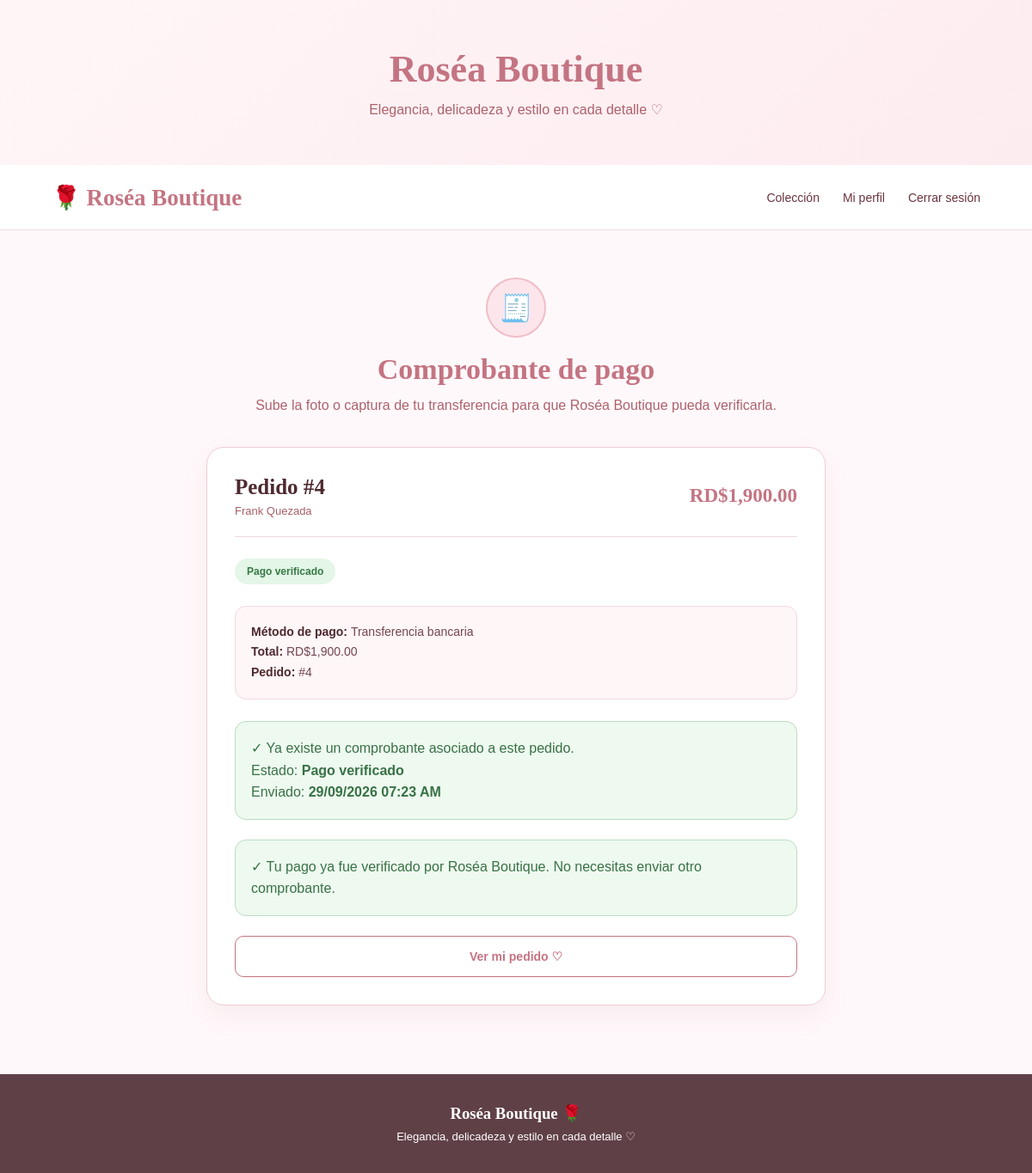
Page /subir_comprobante.php?id=4 (signed in) on the committed database.
### tables this page shows
CREATE TABLE `pedidos` (
  `id_pedido` int(11) NOT NULL,
  `id_usuario` int(11) NOT NULL,
  `fecha_pedido` timestamp NOT NULL DEFAULT current_timestamp(),
  `total` decimal(10,2) NOT NULL,
  `estado` enum('pendiente','procesando','enviado','entregado','cancelado') NOT NULL DEFAULT 'pendiente',
  `telefono` varchar(20) DEFAULT NULL,
  `provincia` varchar(100) DEFAULT NULL,
  `ciudad` varchar(100) DEFAULT NULL,
  `direccion` varchar(255) DEFAULT NULL,
  `referencia` varchar(255) DEFAULT NULL,
  `metodo_entrega` enum('delivery','retiro') DEFAULT NULL,
  `metodo_pago` enum('efectivo','transferencia') DEFAULT NULL,
  `empresa_envio` varchar(100) DEFAULT NULL,
  `comprobante_pago` varchar(255) DEFAULT NULL,
  `estado_pago` enum('pendiente','verificado','rechazado') NOT NULL DEFAULT 'pendiente',
  `fecha_comprobante` datetime DEFAULT NULL,
  `fecha_envio` datetime DEFAULT NULL,
  `codigo_seguimiento` varchar(100) DEFAULT NULL
);

CREATE TABLE `usuarios` (
  `id_usuario` int(11) NOT NULL,
  `nombre` varchar(100) NOT NULL,
  `apellido` varchar(100) NOT NULL,
  `email` varchar(150) NOT NULL,
  `password` varchar(255) NOT NULL,
  `rol` enum('cliente','admin') NOT NULL DEFAULT 'cliente',
  `fecha_registro` timestamp NOT NULL DEFAULT current_timestamp()
);

### subir_comprobante.php (the view, shortened to what this page needs)
<?php
require_once __DIR__ . '/config/conexion.php';
$id_usuario = (int)$_SESSION['id_usuario'];
$id_pedido = isset($_GET['id'])
    ? (int)$_GET['id']
    : (
        isset($_POST['id_pedido'])
            ? (int)$_POST['id_pedido']
            : 0
    );
try {
    $sqlPedido = "
        SELECT
            p.id_pedido,
            p.id_usuario,
            p.fecha_pedido,
            p.total,
            p.estado,
            p.metodo_pago,
            p.comprobante_pago,
            p.estado_pago,
            p.fecha_comprobante,
            u.nombre,
            u.apellido,
            u.email
        FROM pedidos p
        INNER JOIN usuarios u
            ON p.id_usuario = u.id_usuario
        WHERE
            p.id_pedido = :id_pedido
            AND p.id_usuario = :id_usuario
        LIMIT 1
    ";
    $stmtPedido =
        $conexion->prepare($sqlPedido);
    $stmtPedido->bindValue(
        ':id_pedido',
        $id_pedido,
        PDO::PARAM_INT
    );
    $stmtPedido->bindValue(
        ':id_usuario',
        $id_usuario,
        PDO::PARAM_INT
    );
    $stmtPedido->execute();
    $pedido =
        $stmtPedido->fetch(PDO::FETCH_ASSOC);
} catch (PDOException $e) {
    die(
        "Error al consultar el pedido: " .
        htmlspecialchars(
            $e->getMessage()
        )
    );
}
$estadoPago =
    strtolower(
        trim(
            $pedido['estado_pago'] ??
            'pendiente'
        )
    );
function textoEstadoPago($estado)
{
    switch ($estado) {
        case 'verificado':
            return 'Pago verificado';
    }
}
$claseEstadoPago =
    'pago-pendiente';
if (
    $estadoPago ===
    'verificado'
) {
    $claseEstadoPago =
        'pago-verificado';
} elseif (
    $estadoPago ===
    'rechazado'
) {
    $claseEstadoPago =
        'pago-rechazado';
}
?>
<!DOCTYPE html>
<html lang="es">
<head>
</head>
<body>
<header class="hero">
    <h1>
        Roséa Boutique
    </h1>
    <p>
        Elegancia, delicadeza y estilo en cada detalle ♡
    </p>
</header>
<nav>
    <div class="nav-container">
        <a
            href="productos.php"
            class="logo"
        >
            🌹 Roséa Boutique
        </a>
        <div class="menu">
            <a href="productos.php">
                Colección
            </a>
            <a href="perfil.php">
                Mi perfil
            </a>
            <a href="logout.php">
                Cerrar sesión
            </a>
        </div>
    </div>
</nav>
<main>
    <section class="titulo">
        <div class="icono">
            🧾
        </div>
        <h2>
            Comprobante de pago
        </h2>
        <p>
            Sube la foto o captura de tu
            transferencia para que Roséa Boutique
            pueda verificarla.
        </p>
    </section>
    <section class="card">
        <div class="pedido-header">
            <div>
                <h3>
                    Pedido
                    #<?php
                    echo (int)$pedido['id_pedido'];
                    ?>
                </h3>
                <p>
                    <?php
                    echo htmlspecialchars(
                        $pedido['nombre'] .
                        ' ' .
                        $pedido['apellido']
                    );
                    ?>
                </p>
            </div>
            <div class="total">
                RD$<?php
                echo number_format(
                    (float)$pedido['total'],
                    2
                );
                ?>
            </div>
        </div>
        <div
            class="estado-pago <?php
            echo $claseEstadoPago;
            ?>"
        >
            <?php
            echo htmlspecialchars(
                textoEstadoPago(
                    $estadoPago
                )
            );
            ?>
        </div>
        <div class="info">
            <p>
                <strong>
                    Método de pago:
                </strong>
                Transferencia bancaria
                <br>
                <strong>
                    Total:
                </strong>
                RD$<?php
                echo number_format(
                    (float)$pedido['total'],
                    2
                );
                ?>
                <br>
                <strong>
                    Pedido:
                </strong>
                #<?php
                echo (int)$pedido['id_pedido'];
                ?>
            </p>
        </div>
        <?php if (
            !empty(
                $pedido['comprobante_pago']
            )
        ): ?>
            <div class="comprobante-existente">
                ✓ Ya existe un comprobante asociado
                a este pedido.
                <br>
                Estado:
                <strong>
                    <?php
                    echo htmlspecialchars(
                        textoEstadoPago(
                            $estadoPago
                        )
                    );
                    ?>
                </strong>
                <?php if (
                    !empty(
                        $pedido[
                            'fecha_comprobante'
                        ]
                    )
                ): ?>
                    <br>
                    Enviado:
                    <strong>
                        <?php
                        echo date(
                            'd/m/Y h:i A',
                            strtotime(
                                $pedido[
                                    'fecha_comprobante'
                                ]
                            )
                        );
                        ?>
                    </strong>
                <?php endif; ?>
            </div>
        <?php endif; ?>
        <?php if (
            $estadoPago ===
            'verificado'
        ): ?>
            <div class="comprobante-existente">
                ✓ Tu pago ya fue verificado por
                Roséa Boutique.
                No necesitas enviar otro comprobante.
            </div>
            <a
                href="pedido_exitoso.php?id=<?php
                echo (int)$pedido['id_pedido'];
                ?>"
                class="btn btn-secundario"
            >
                Ver mi pedido ♡
            </a>
        <?php endif; ?>
    </section>
</main>
<footer>
    <h3>
        Roséa Boutique 🌹
    </h3>
    <p>
        Elegancia, delicadeza y estilo
        en cada detalle ♡
    </p>
</footer>
</body>
</html>

### subir_comprobante.php (style rules this page uses)
* { box-sizing: border-box; margin: 0; padding: 0; }
body { background: #fff8fa; color: #4d292f; font-family: Arial, Helvetica, sans-serif; }
.hero { background: linear-gradient( 135deg, #fff5f7, #fdecef ); text-align: center; padding: 55px 20px; }
.hero h1 { font-family: Georgia, serif; color: #c47482; font-size: 44px; margin-bottom: 12px; }
.hero p { color: #ad626d; font-size: 16px; }
nav { background: white; border-bottom: 1px solid #f2d9de; }
.nav-container { max-width: 1120px; margin: auto; min-height: 75px; display: flex; justify-content: space-between; align-items: center; padding: 0 20px; }
.logo { font-family: Georgia, serif; font-size: 27px; font-weight: bold; color: #c47482; text-decoration: none; }
.menu { display: flex; align-items: center; gap: 27px; }
.menu a { color: #6b333d; font-size: 14px; text-decoration: none; }
main { max-width: 760px; margin: auto; padding: 55px 20px 80px; }
.titulo { text-align: center; margin-bottom: 35px; }
.icono { width: 70px; height: 70px; margin: 0 auto 18px; border-radius: 50%; background: #fde6eb; border: 2px solid #efbdc7; display: flex; justify-content: center; align-items: center; font-size: 31px; }
.titulo h2 { font-family: Georgia, serif; color: #c47482; font-size: 34px; margin-bottom: 10px; }
.titulo p { color: #ad626d; line-height: 1.6; }
.card { background: white; border: 1px solid #f0ccd3; border-radius: 20px; padding: 32px; box-shadow: 0 12px 30px rgba( 167, 92, 105, 0.08 ); }
.pedido-header { display: flex; justify-content: space-between; align-items: center; gap: 15px; border-bottom: 1px solid #f1d7dc; padding-bottom: 22px; margin-bottom: 25px; }
.pedido-header h3 { font-family: Georgia, serif; font-size: 25px; margin-bottom: 6px; }
.pedido-header p { color: #a65f69; font-size: 13px; }
.total { color: #c47482; font-family: Georgia, serif; font-size: 23px; font-weight: bold; white-space: nowrap; }
.estado-pago { display: inline-block; padding: 8px 14px; border-radius: 30px; font-size: 12px; font-weight: bold; margin-bottom: 25px; }
.pago-verificado { background: #e3f6e7; color: #377944; }
.info { background: #fff6f8; border: 1px solid #f3d7dd; border-radius: 13px; padding: 18px; margin-bottom: 25px; }
.info p { color: #74464f; line-height: 1.7; font-size: 14px; }
.info strong { color: #4d292f; }
.btn { width: 100%; display: block; border: none; border-radius: 10px; padding: 15px; font-weight: bold; cursor: pointer; text-align: center; text-decoration: none; font-size: 14px; }
.btn-secundario { background: white; color: #c47482; border: 1px solid #c47482; }
.comprobante-existente { background: #eef9f0; border: 1px solid #b9ddbf; border-radius: 13px; padding: 18px; margin-bottom: 23px; color: #397246; line-height: 1.6; }
footer { background: #604047; color: white; text-align: center; padding: 35px 20px; }
footer h3 { font-family: Georgia, serif; margin-bottom: 8px; }
footer p { font-size: 13px; }

### rows in the picture
pedidos: id_pedido "4", id_usuario.apellido "Frank Quezada", total "1,900.00", estado_pago "Pago verificado", fecha_comprobante "29/09/2026 07:23 AM"
